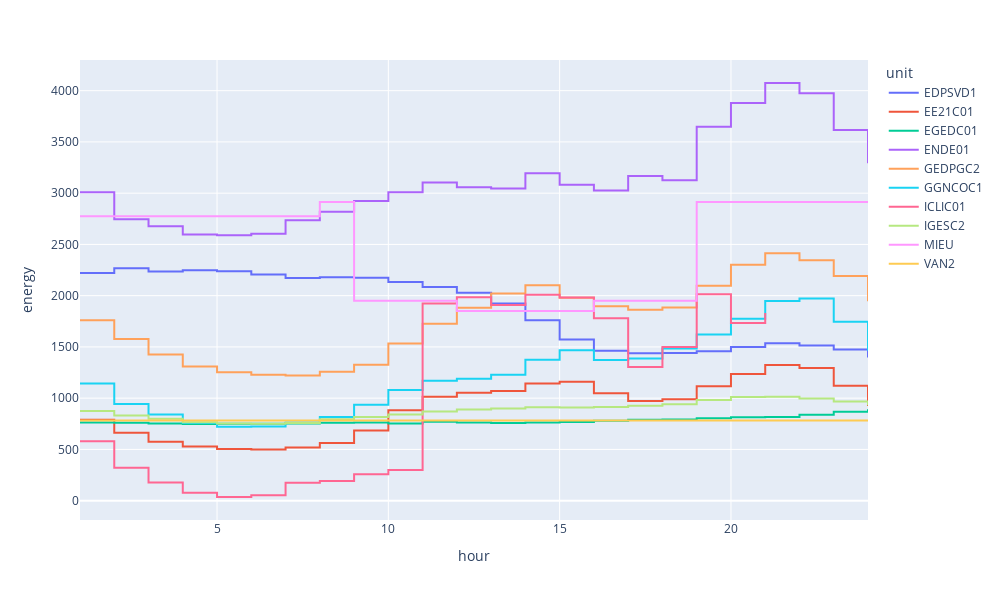

Notebook code cell kept with this figure:
### Code cell
fig.update_layout(hovermode='x unified')

### Figure 1 — Plotly figure (JSON) as saved in the notebook; plotly's stock layout.template omitted (floating-point values rounded to 4 significant figures)
{"data": [{"hovertemplate": "unit=EDPSVD1<br>hour=%{x}<br>energy=%{y}<extra></extra>", "legendgroup": "EDPSVD1", "line": {"color": "#636efa", "dash": "solid", "shape": "hv"}, "marker": {"symbol": "circle"}, "mode": "lines", "name": "EDPSVD1", "orientation": "v", "showlegend": true, "type": "scatter", "x": [1, 2, 3, 4, 5, 6, 7, 8, 9, 10, 11, 12, 13, 14, 15, 16, 17, 18, 19, 20, 21, 22, 23, 24], "xaxis": "x", "y": [2222.0, 2267.0, 2237.0, 2249.0, 2239, 2207.0, 2174.0, 2179.0, 2175.0, 2135.0, 2084.0, 2030.0, 1925.0, 1761.0, 1572.0, 1462.0, 1438.0, 1441.0, 1458.0, 1500.0, 1536.0, 1515, 1474.0, 1396.0], "yaxis": "y"}, {"hovertemplate": "unit=EE21C01<br>hour=%{x}<br>energy=%{y}<extra></extra>", "legendgroup": "EE21C01", "line": {"color": "#EF553B", "dash": "solid", "shape": "hv"}, "marker": {"symbol": "circle"}, "mode": "lines", "name": "EE21C01", "orientation": "v", "showlegend": true, "type": "scatter", "x": [1, 2, 3, 4, 5, 6, 7, 8, 9, 10, 11, 12, 13, 14, 15, 16, 17, 18, 19, 20, 21, 22, 23, 24], "xaxis": "x", "y": [790, 661.8, 575.2, 527.4, 504.7, 499.3, 518.9, 563, 684, 882.1, 1014, 1053.0, 1070.0, 1142, 1161.0, 1047.0, 973.5, 989.1, 1116.0, 1236, 1325.0, 1294.0, 1120.0, 923.7], "yaxis": "y"}, {"hovertemplate": "unit=EGEDC01<br>hour=%{x}<br>energy=%{y}<extra></extra>", "legendgroup": "EGEDC01", "line": {"color": "#00cc96", "dash": "solid", "shape": "hv"}, "marker": {"symbol": "circle"}, "mode": "lines", "name": "EGEDC01", "orientation": "v", "showlegend": true, "type": "scatter", "x": [1, 2, 3, 4, 5, 6, 7, 8, 9, 10, 11, 12, 13, 14, 15, 16, 17, 18, 19, 20, 21, 22, 23, 24], "xaxis": "x", "y": [763.7, 759.1, 751.7, 747.6, 749.3, 749.9, 753.8, 760.8, 763.4, 751.7, 771.1, 763, 758.5, 761.5, 767.1, 778.9, 790.3, 791.6, 803.8, 813.6, 815.9, 837.4, 868.6, 892.4], "yaxis": "y"}, {"hovertemplate": "unit=ENDE01<br>hour=%{x}<br>energy=%{y}<extra></extra>", "legendgroup": "ENDE01", "line": {"color": "#ab63fa", "dash": "solid", "shape": "hv"}, "marker": {"symbol": "circle"}, "mode": "lines", "name": "ENDE01", "orientation": "v", "showlegend": true, "type": "scatter", "x": [1, 2, 3, 4, 5, 6, 7, 8, 9, 10, 11, 12, 13, 14, 15, 16, 17, 18, 19, 20, 21, 22, 23, 24], "xaxis": "x", "y": [3010.0, 2747.0, 2677.0, 2598.0, 2590.0, 2604.0, 2737, 2819.0, 2923.0, 3009.0, 3105.0, 3058.0, 3046.0, 3193.0, 3083.0, 3025, 3168.0, 3127, 3647.0, 3881.0, 4075.0, 3976.0, 3615.0, 3293.0], "yaxis": "y"}, {"hovertemplate": "unit=GEDPGC2<br>hour=%{x}<br>energy=%{y}<extra></extra>", "legendgroup": "GEDPGC2", "line": {"color": "#FFA15A", "dash": "solid", "shape": "hv"}, "marker": {"symbol": "circle"}, "mode": "lines", "name": "GEDPGC2", "orientation": "v", "showlegend": true, "type": "scatter", "x": [1, 2, 3, 4, 5, 6, 7, 8, 9, 10, 11, 12, 13, 14, 15, 16, 17, 18, 19, 20, 21, 22, 23, 24], "xaxis": "x", "y": [1761.0, 1576.0, 1426.0, 1309.0, 1252.0, 1228.0, 1222.0, 1258.0, 1326.0, 1533, 1725.0, 1883, 2021.0, 2101.0, 1980.0, 1898.0, 1862.0, 1885.0, 2098, 2301.0, 2413.0, 2344.0, 2193.0, 1946], "yaxis": "y"}, {"hovertemplate": "unit=GGNCOC1<br>hour=%{x}<br>energy=%{y}<extra></extra>", "legendgroup": "GGNCOC1", "line": {"color": "#19d3f3", "dash": "solid", "shape": "hv"}, "marker": {"symbol": "circle"}, "mode": "lines", "name": "GGNCOC1", "orientation": "v", "showlegend": true, "type": "scatter", "x": [1, 2, 3, 4, 5, 6, 7, 8, 9, 10, 11, 12, 13, 14, 15, 16, 17, 18, 19, 20, 21, 22, 23, 24], "xaxis": "x", "y": [1142, 943.6, 841.6, 757.1, 721.7, 723.2, 763.2, 815.4, 935.5, 1080.0, 1170.0, 1189.0, 1228.0, 1374.0, 1467.0, 1372.0, 1386.0, 1484.0, 1620.0, 1776.0, 1949.0, 1971.0, 1747.0, 1463.0], "yaxis": "y"}, {"hovertemplate": "unit=ICLIC01<br>hour=%{x}<br>energy=%{y}<extra></extra>", "legendgroup": "ICLIC01", "line": {"color": "#FF6692", "dash": "solid", "shape": "hv"}, "marker": {"symbol": "circle"}, "mode": "lines", "name": "ICLIC01", "orientation": "v", "showlegend": true, "type": "scatter", "x": [1, 2, 3, 4, 5, 6, 7, 8, 9, 10, 11, 12, 13, 14, 15, 16, 17, 18, 19, 20, 21], "xaxis": "x", "y": [579.3, 320.6, 177.2, 76.3, 35.8, 53.6, 174.8, 192.1, 257.1, 300.3, 1922.0, 1984, 1908, 2008.0, 1982.0, 1780.0, 1304.0, 1500.0, 2013.0, 1734.0, 1831.0], "yaxis": "y"}, {"hovertemplate": "unit=IGESC2<br>hour=%{x}<br>energy=%{y}<extra></extra>", "legendgroup": "IGESC2", "line": {"color": "#B6E880", "dash": "solid", "shape": "hv"}, "marker": {"symbol": "circle"}, "mode": "lines", "name": "IGESC2", "orientation": "v", "showlegend": true, "type": "scatter", "x": [1, 2, 3, 4, 5, 6, 7, 8, 9, 10, 11, 12, 13, 14, 15, 16, 17, 18, 19, 20, 21, 22, 23, 24], "xaxis": "x", "y": [874.3, 830.8, 798.4, 765.9, 754.1, 750.2, 757.1, 793.4, 816.7, 840.5, 869.4, 888.9, 899.5, 912.2, 908.5, 913.8, 926.3, 940.2, 981.6, 1012, 1013.0, 997.2, 967.9, 931.2], "yaxis": "y"}, {"hovertemplate": "unit=MIEU<br>hour=%{x}<br>energy=%{y}<extra></extra>", "legendgroup": "MIEU", "line": {"color": "#FF97FF", "dash": "solid", "shape": "hv"}, "marker": {"symbol": "circle"}, "mode": "lines", "name": "MIEU", "orientation": "v", "showlegend": true, "type": "scatter", "x": [1, 2, 3, 4, 5, 6, 7, 8, 9, 10, 11, 12, 13, 14, 15, 16, 17, 18, 19, 20, 21, 22, 23, 24], "xaxis": "x", "y": [2775, 2775, 2775, 2775, 2775, 2775, 2775, 2914, 1950, 1950, 1950, 1850, 1850, 1850, 1850, 1950, 1950, 1950, 2914, 2914, 2914, 2914, 2914, 2914], "yaxis": "y"}, {"hovertemplate": "unit=VAN2<br>hour=%{x}<br>energy=%{y}<extra></extra>", "legendgroup": "VAN2", "line": {"color": "#FECB52", "dash": "solid", "shape": "hv"}, "marker": {"symbol": "circle"}, "mode": "lines", "name": "VAN2", "orientation": "v", "showlegend": true, "type": "scatter", "x": [1, 2, 3, 4, 5, 6, 7, 8, 9, 10, 11, 12, 13, 14, 15, 16, 17, 18, 19, 20, 21, 22, 23, 24], "xaxis": "x", "y": [783, 783, 783, 783, 783, 783, 783, 783, 783, 783, 783, 783, 783, 783, 783, 783, 783, 783, 783, 783, 783, 783, 783, 783], "yaxis": "y"}], "layout": {"height": 600, "hovermode": "x unified", "legend": {"title": {"text": "unit"}, "tracegroupgap": 0}, "margin": {"t": 60}, "width": 1000, "xaxis": {"anchor": "y", "domain": [0, 1], "title": {"text": "hour"}}, "yaxis": {"anchor": "x", "domain": [0, 1], "title": {"text": "energy"}}}}
